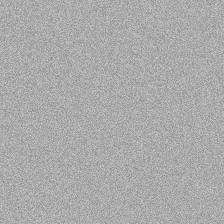
#> input picture uploads/datasets/Crack_Detection/Negative/no_crack_0259.jpg, 224 x 224 px
$ python -i preprocessor.py   (imports and definitions only)
#> lines starting #> are read from the running program, lines starting #| are printed output that depends on the picture
#> further down, picture is the input picture: shape (224, 224, 3); min 130, max 219, mean 171
"""
Image preprocessing module for structural health monitoring.

This module provides utilities for image preprocessing, normalization,
and augmentation for the structural health monitoring pipeline.
"""
import os
import sys
import numpy as np
import pandas as pd
from pathlib import Path
import cv2
from typing import Tuple, List, Dict, Optional, Union
import logging
import random
from tqdm import tqdm
import albumentations as A
import shutil
from PIL import Image, ImageEnhance, ImageFilter

class ImagePreprocessor:
    """
    Handles preprocessing, normalization, and augmentation of images for model training.
    """

    # [324 lines left out: functions __init__, preprocess_image, apply_augmentation, save_processed_image, preprocess_dataset, apply_contrast_enhancement and 2 more, not called in this run]

def apply_structural_feature_extraction(image: np.ndarray) -> np.ndarray:
    """
    Extract structural features from an image such as edges, corners, etc.

    Args:
        image (np.ndarray): Input image

    Returns:
        np.ndarray: Feature map
    """
    # Convert to grayscale if needed
    if len(image.shape) == 3:
        gray = cv2.cvtColor(image, cv2.COLOR_RGB2GRAY)
    else:
        gray = image.copy()

    # Normalize to 8-bit
    if gray.max() <= 1.0:
        gray = (gray * 255).astype(np.uint8)

    # Apply Canny edge detection
    edges = cv2.Canny(gray, 50, 150)
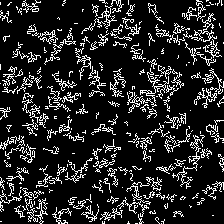
#> edges: shape (224, 224); 14.9% white in thin lines or dots

    # Apply corner detection
    corners = cv2.cornerHarris(gray, 2, 3, 0.04)
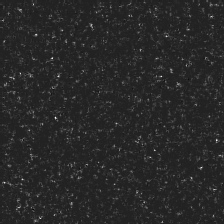
#> corners: shape (224, 224) float32; min -5.17e-06, max 3.33e-05, mean 1.01e-06; drawn with min black and max white
    corners = cv2.dilate(corners, None)
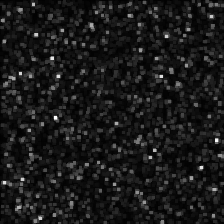
#> corners: shape (224, 224) float32; min -2.33e-07, max 3.33e-05, mean 3.14e-06; drawn with min black and max white

    # Create feature map
    feature_map = np.zeros_like(gray)
    feature_map = np.maximum(feature_map, edges)
    feature_map[corners > 0.01 * corners.max()] = 255
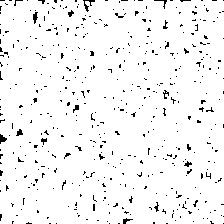
#> feature_map: shape (224, 224); 95.8% white; black in thin lines or dots

    return feature_map

# [44 lines left out: function analyze_crack_patterns, not called in this run]

>>> import cv2
>>> picture = cv2.cvtColor(cv2.imread('../../uploads/datasets/Crack_Detection/Negative/no_crack_0259.jpg'), cv2.COLOR_BGR2RGB)
>>> result = apply_structural_feature_extraction(picture)

$ run again, on uploads/datasets/Crack_Detection/Negative/no_crack_0260.jpg
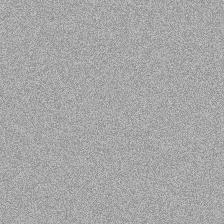
#> input picture uploads/datasets/Crack_Detection/Negative/no_crack_0260.jpg, 224 x 224 px
#> picture is the input picture: shape (224, 224, 3); min 118, max 221, mean 166.6
#> in apply_structural_feature_extraction, `edges = cv2.Canny(gray, 50, 150)`:
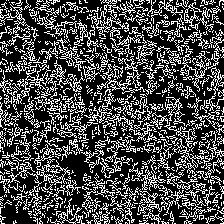
#> edges: shape (224, 224); 29.1% white in thin lines or dots
#> in apply_structural_feature_extraction, `feature_map[corners > 0.01 * corners.max()] = 255`:
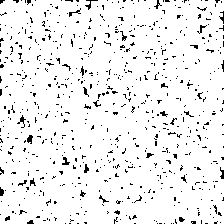
#> feature_map: shape (224, 224); 93.8% white; black in thin lines or dots

$ run again, on uploads/datasets/Crack_Detection/Negative/no_crack_0287.jpg
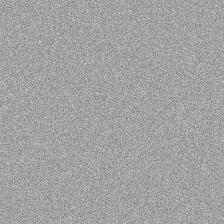
#> input picture uploads/datasets/Crack_Detection/Negative/no_crack_0287.jpg, 224 x 224 px
#> picture is the input picture: shape (224, 224, 3); min 105, max 224, mean 162.1
#> in apply_structural_feature_extraction, `edges = cv2.Canny(gray, 50, 150)`:
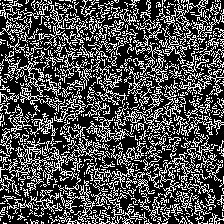
#> edges: shape (224, 224); 30.5% white in thin lines or dots
#> in apply_structural_feature_extraction, `feature_map[corners > 0.01 * corners.max()] = 255`:
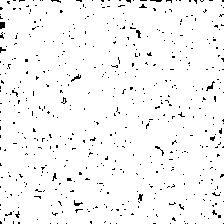
#> feature_map: shape (224, 224); 96.6% white; black in thin lines or dots
